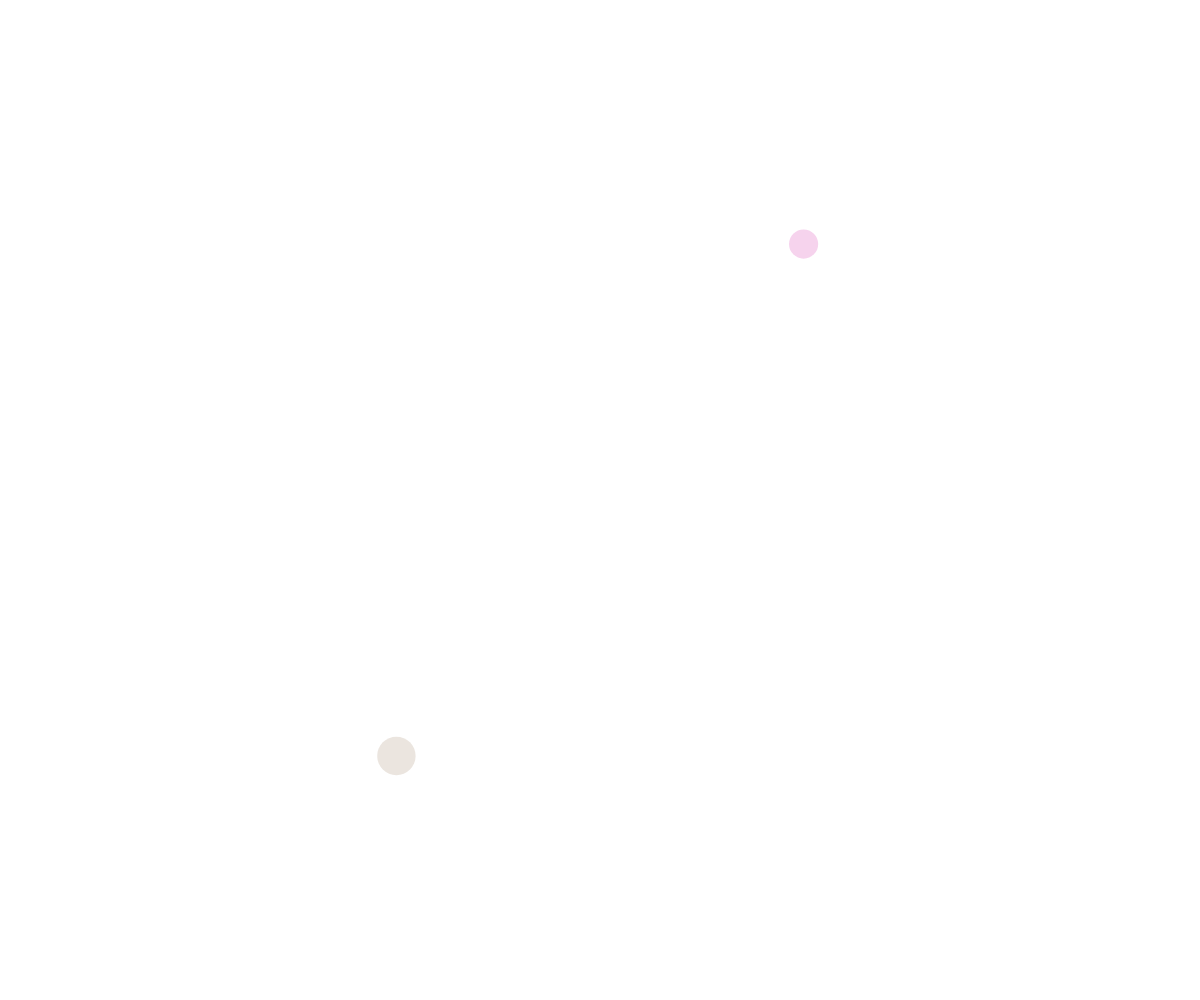
Frame 1 (no input)
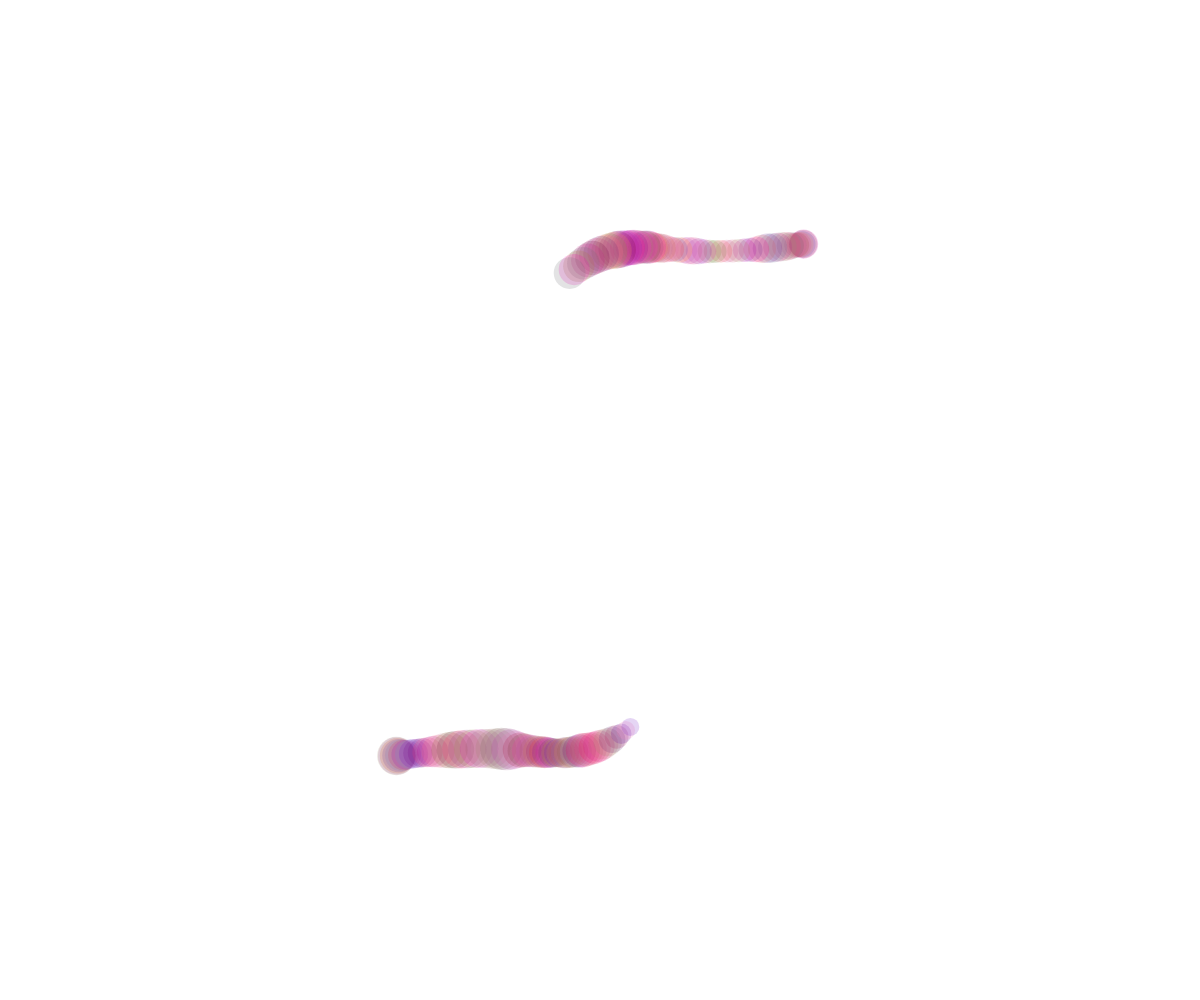
Frame 60 (no input)
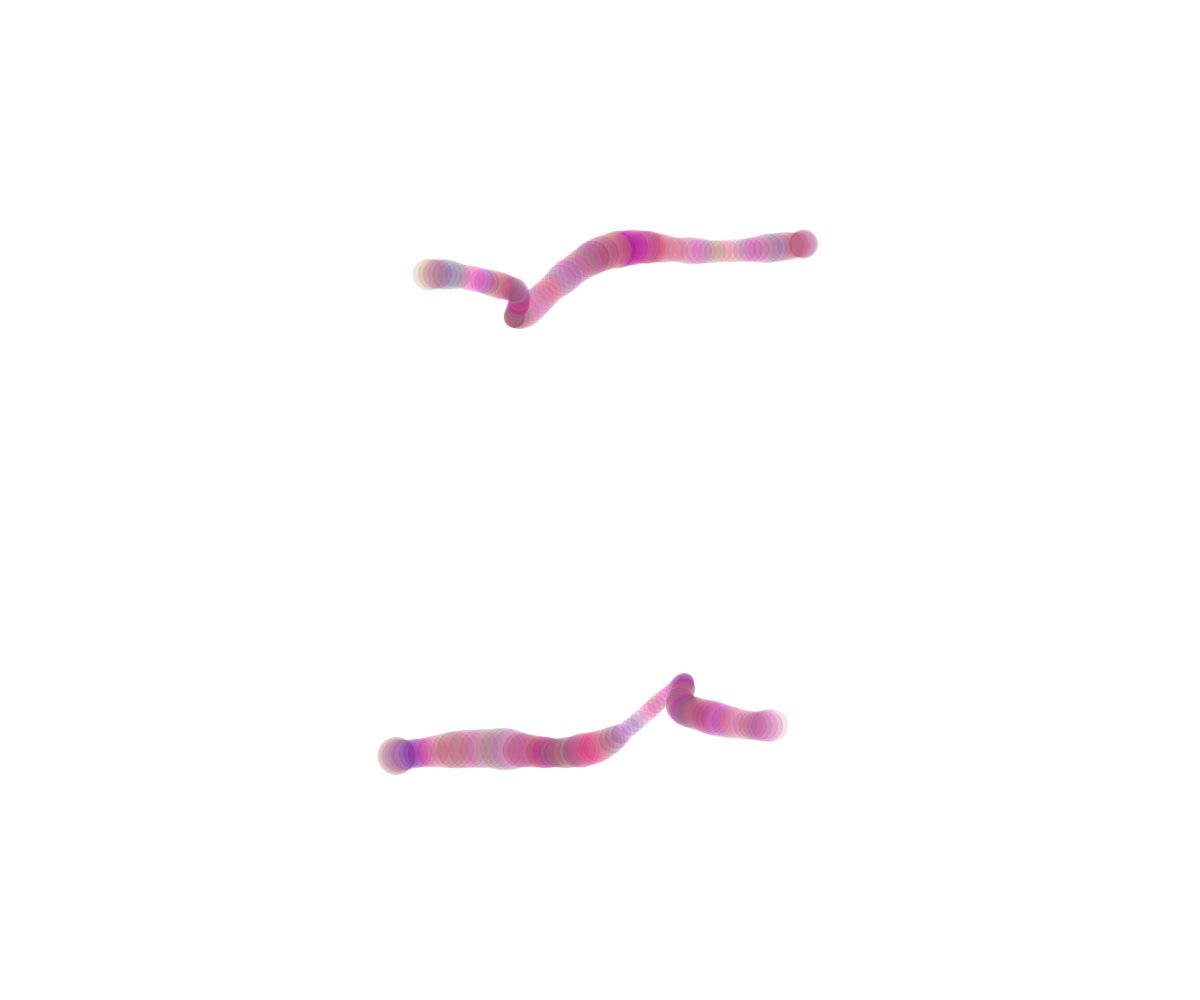
Frame 120 (the mouse pressed at the canvas centre since frame 60)

The p5.js sketch that drew these frames (run headless with seeded random() and noise() and a simulated clock; from frame 60 on, the mouse is pressed at the canvas centre):

// p5.js sketch
// ── sketch.js
let noiseTimeA = 0;
let noiseTamA = 10;
let noiseTimeB = 1000;
let noiseTamB = 20;

function setup() {
  createCanvas(windowWidth, windowHeight);
}

function draw() {
  // background(255);
  // Primer Círculo
  let posX1 = map(noise(noiseTimeA), 0, 1, 0, windowWidth);
  // Let Variable = mapeo(ruido(ruido-lapsoA), 0, 1, representa el rango y se define el nuevo 0, wWidth{ancho}); )
  let posY1 = map(noise(noiseTimeA + 100), 0, 1, 0, windowHeight);
  let tam1 = map(noise(noiseTamA), 0, 1, 50, 5);
  let color1 = color(random(100, 255), random(0, 150), random(50, 200), 50);
  noiseTimeA += 0.005;
  noiseTamA += 0.05;

  // Segundo círculo Negativo
  let posX2 = windowWidth - posX1;
  let posY2 = windowHeight - posY1;
  let tam2 = map(noise(noiseTamB), 0, 1, 50, 5);
  let color2 = color(random(100, 255), random(0, 150), random(50, 200), 50);
  noiseTimeB += 0.005;
  noiseTamB += 0.05;

  noStroke();
  // definición de no bordes del circulo
  // Dibujado del primer circulo
  fill(color1);
  circle(posX1, posY1, tam1);

  // Dibujado del segundo circulo
  fill(color2);
  circle(posX2, posY2, tam2);
}
